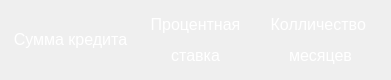
     <widget class="QWidget" name="horizontalLayoutWidget_2">
      <property name="geometry">
       <rect>
        <x>10</x>
        <y>0</y>
        <width>391</width>
        <height>80</height>
       </rect>
      </property>
      <layout class="QHBoxLayout" name="horizontalLayout_4">
       <item>
        <widget class="QLabel" name="label">
         <property name="sizePolicy">
          <sizepolicy hsizetype="Preferred" vsizetype="Preferred">
           <horstretch>0</horstretch>
           <verstretch>0</verstretch>
          </sizepolicy>
         </property>
         <property name="font">
          <font>
           <pointsize>12</pointsize>
          </font>
         </property>
         <property name="styleSheet">
          <string notr="true">QLabel{
	color:white;
}</string>
         </property>
         <property name="text">
          <string>&lt;html&gt;&lt;head/&gt;&lt;body&gt;&lt;p align=&quot;center&quot;&gt;Сумма кредита&lt;/p&gt;&lt;/body&gt;&lt;/html&gt;</string>
         </property>
        </widget>
       </item>
       <item>
        <widget class="QLabel" name="label_2">
         <property name="font">
          <font>
           <pointsize>12</pointsize>
          </font>
         </property>
         <property name="styleSheet">
          <string notr="true">QLabel{
	color:white;
}</string>
         </property>
         <property name="text">
          <string>&lt;html&gt;&lt;head/&gt;&lt;body&gt;&lt;p align=&quot;center&quot;&gt;Процентная&lt;/p&gt;&lt;p align=&quot;center&quot;&gt;ставка&lt;/p&gt;&lt;/body&gt;&lt;/html&gt;</string>
         </property>
         <property name="textFormat">
          <enum>Qt::MarkdownText</enum>
         </property>
        </widget>
       </item>
       <item>
        <widget class="QLabel" name="label_3">
         <property name="font">
          <font>
           <pointsize>12</pointsize>
          </font>
         </property>
         <property name="styleSheet">
          <string notr="true">QLabel{
	color:white;
}</string>
         </property>
         <property name="text">
          <string>&lt;html&gt;&lt;head/&gt;&lt;body&gt;&lt;p align=&quot;center&quot;&gt;Колличество &lt;/p&gt;&lt;p align=&quot;center&quot;&gt;месяцев&lt;/p&gt;&lt;/body&gt;&lt;/html&gt;</string>
         </property>
        </widget>
       </item>
      </layout>
     </widget>
